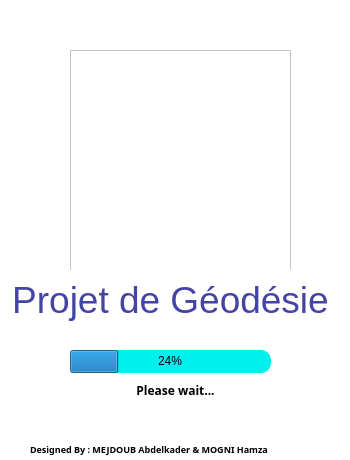
<?xml version="1.0" encoding="UTF-8"?>
<ui version="4.0">
 <class>interface1</class>
 <widget class="QMainWindow" name="interface1">
  <property name="geometry">
   <rect>
    <x>0</x>
    <y>0</y>
    <width>350</width>
    <height>460</height>
   </rect>
  </property>
  <property name="minimumSize">
   <size>
    <width>350</width>
    <height>460</height>
   </size>
  </property>
  <property name="maximumSize">
   <size>
    <width>350</width>
    <height>460</height>
   </size>
  </property>
  <property name="windowTitle">
   <string>Projet Géodésie</string>
  </property>
  <property name="styleSheet">
   <string notr="true">background-color: rgb(255, 255, 255);</string>
  </property>
  <widget class="QWidget" name="centralwidget">
   <widget class="QFrame" name="pic1">
    <property name="geometry">
     <rect>
      <x>70</x>
      <y>50</y>
      <width>221</width>
      <height>221</height>
     </rect>
    </property>
    <property name="styleSheet">
     <string notr="true">image: url(:/images/1.png);</string>
    </property>
    <property name="frameShape">
     <enum>QFrame::StyledPanel</enum>
    </property>
    <property name="frameShadow">
     <enum>QFrame::Raised</enum>
    </property>
   </widget>
   <widget class="QLabel" name="title">
    <property name="geometry">
     <rect>
      <x>10</x>
      <y>270</y>
      <width>321</width>
      <height>61</height>
     </rect>
    </property>
    <property name="text">
     <string>&lt;html&gt;&lt;head/&gt;&lt;body&gt;&lt;p&gt;&lt;span style=&quot; font-size:28pt; color:#4444a5;&quot;&gt;Projet de Géodésie&lt;/span&gt;&lt;/p&gt;&lt;/body&gt;&lt;/html&gt;</string>
    </property>
    <property name="alignment">
     <set>Qt::AlignCenter</set>
    </property>
   </widget>
   <widget class="QLabel" name="by">
    <property name="geometry">
     <rect>
      <x>30</x>
      <y>440</y>
      <width>281</width>
      <height>20</height>
     </rect>
    </property>
    <property name="font">
     <font>
      <family>MV Boli</family>
      <pointsize>9</pointsize>
      <weight>75</weight>
      <bold>true</bold>
     </font>
    </property>
    <property name="text">
     <string>&lt;html&gt;&lt;head/&gt;&lt;body&gt;&lt;p&gt;&lt;span style=&quot; font-size:7pt;&quot;&gt;Designed By : MEJDOUB Abdelkader &amp;amp; MOGNI Hamza&lt;/span&gt;&lt;/p&gt;&lt;/body&gt;&lt;/html&gt;</string>
    </property>
   </widget>
   <widget class="QLabel" name="loadingprogress">
    <property name="geometry">
     <rect>
      <x>10</x>
      <y>380</y>
      <width>331</width>
      <height>21</height>
     </rect>
    </property>
    <property name="font">
     <font>
      <family>MV Boli</family>
      <pointsize>9</pointsize>
      <weight>75</weight>
      <bold>true</bold>
     </font>
    </property>
    <property name="text">
     <string>Please wait...</string>
    </property>
    <property name="alignment">
     <set>Qt::AlignCenter</set>
    </property>
   </widget>
   <widget class="QProgressBar" name="progressBar">
    <property name="geometry">
     <rect>
      <x>70</x>
      <y>350</y>
      <width>201</width>
      <height>23</height>
     </rect>
    </property>
    <property name="styleSheet">
     <string notr="true">QProgressBar{
    background-color: rgb(0, 240, 240);
    border-style: none;
    border-radius: 10px;
    text-align: center;
    color: rgb(0,0, 0);
}</string>
    </property>
    <property name="value">
     <number>24</number>
    </property>
   </widget>
  </widget>
 </widget>
 <resources>
  <include location="bg_rc.qrc"/>
 </resources>
 <connections/>
</ui>
